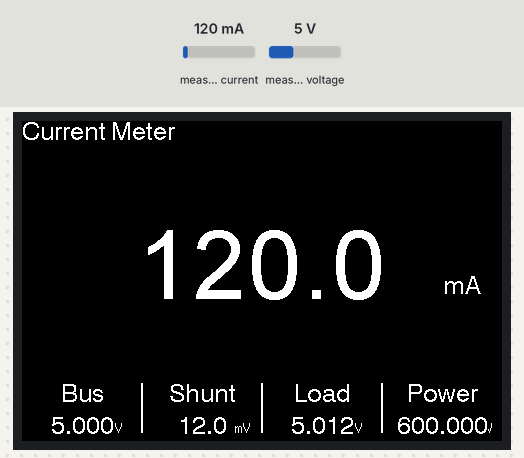
A sketch run on a simulated ESP32. Shown: 480×320 colour display. The test bench sets the inputs (shaded band); at power-on: measured current 120 mA, measured voltage 5 V. What the sketch prints to the serial monitor is not drawn.

Above: at 1.5 s.
1.6 s: measured current set to 40 mA
At 3.1 s:
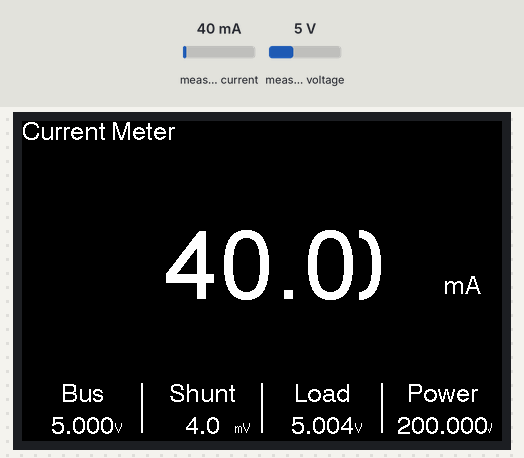
3.9 s: measured voltage set to 0.3 V
At 5.3 s:
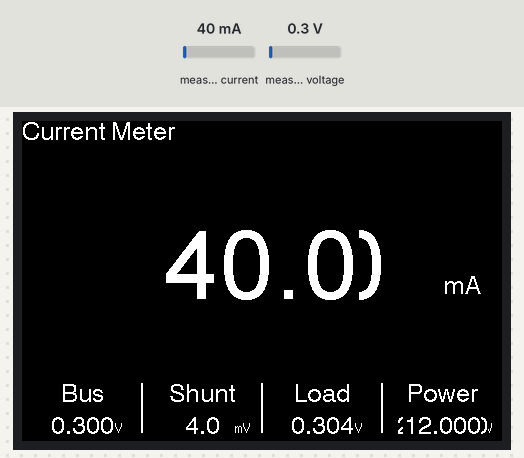
8.0 s: measured current set to 500 mA
At 9.7 s:
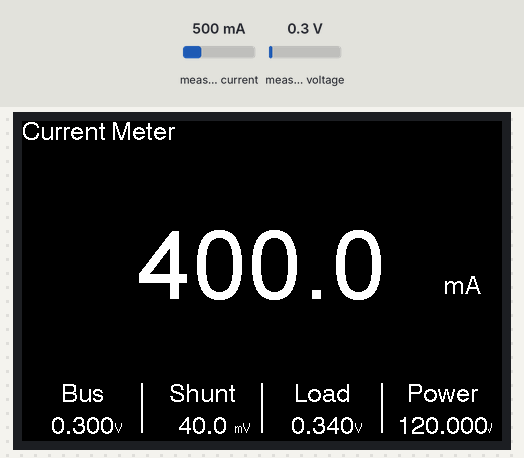
10.0 s: measured voltage set to 3.8 V
At 11.1 s:
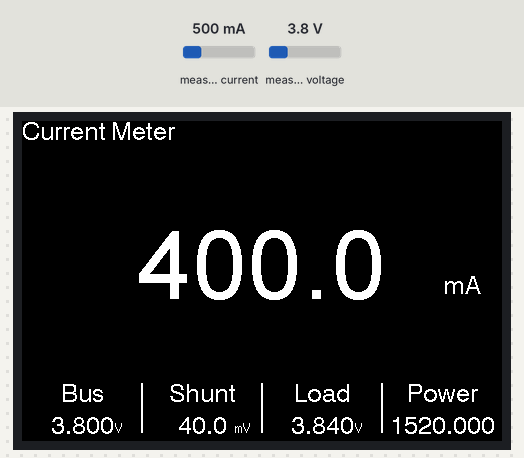
Timing chart, 0 to 13.0 s (numbered marks = the images above; inputs shaded):
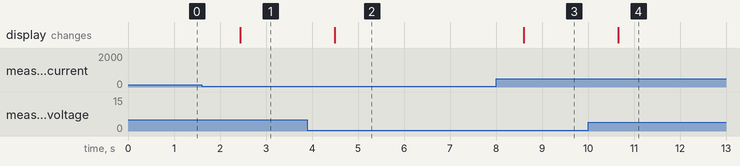

Measured:
- after the input at 1.6 s, the display: changes after 0.84 s (image 1)
- after the input at 3.9 s, the display: changes after 0.59 s (image 2)
- after the input at 8.0 s, the display: changes after 0.60 s (image 3)
- after the input at 10.0 s, the display: changes after 0.66 s (image 4)

The sketch:

currentmon-ina219.ino
```cpp
#define ENABLE_DISPLAY 1

#include <Wire.h>
#include <Adafruit_INA219.h>

#ifdef ENABLE_DISPLAY
#include <SPI.h>
#include <TFT_eSPI.h>

TFT_eSPI tft = TFT_eSPI();
#endif

Adafruit_INA219 ina219;

int paddingTextLarge;
int paddingTextSmall;

void drawFloatEx(float floatNumber, uint8_t decimal, int32_t x, int32_t y, uint8_t font);

void setup(void)
{
  Serial.begin(115200);
  while (!Serial) {
      delay(1);
  }
  Serial.println("Hello!");

#ifdef ENABLE_DISPLAY
  uint16_t calData[5] = { 476, 3159, 524, 3015, 7 };
  tft.setTouch(calData);

  tft.init();
  tft.setRotation(3);
  tft.fillScreen(TFT_BLACK);
  tft.setCursor(0, 0, 4);
  tft.setTextColor(TFT_WHITE, TFT_BLACK);
  tft.println("Current Meter\n");
#endif

  // Set the I2C port pins
  Wire.setPins(13, 14);

  // Initialize the INA219.
  // By default the initialization will use the largest range (32V, 2A).  However
  // you can call a setCalibration function to change this range (see comments).
  if (! ina219.begin())
  {
    Serial.println("Failed to find INA219 chip");
#ifdef ENABLE_DISPLAY
    tft.println("Failed to find INA219 chip");
#endif
    while (1) { delay(10); }
  }
  // To use a slightly lower 32V, 1A range (higher precision on amps):
  //ina219.setCalibration_32V_1A();
  // Or to use a lower 16V, 400mA range (higher precision on volts and amps):
  ina219.setCalibration_16V_400mA();

  Serial.println("Measuring voltage and current with INA219 ...");

#ifdef ENABLE_DISPLAY
  tft.setTextDatum(BC_DATUM);
  tft.drawString("mA", 440, 180);

  // Draw the table header
  tft.setTextDatum(MC_DATUM);

  // Calculate the text padding for the worst case
  paddingTextLarge = tft.textWidth("88.8", 8);
  paddingTextSmall = tft.textWidth("8.888", 4);

  int xpos = 0;
  int i = 0;
  for (xpos = tft.width()/4; xpos < tft.width(); xpos += tft.width()/4)
  {
    tft.drawString("|", xpos, 275);
    tft.drawString("|", xpos, 300);
  }

  String headerMeasure[4] = {"Bus", "Shunt", "Load", "Power"};
  String headerUnits[4] = {"V", "mV", "V", "mW"};
  for (i = 0, xpos = tft.width()/4/2; xpos < tft.width(); i++, xpos += tft.width()/4)
  {
    tft.setTextDatum(MC_DATUM);
    tft.drawString(headerMeasure[i], xpos, 275);
    tft.setTextDatum(BL_DATUM);
    tft.drawString(headerUnits[i], xpos + 2 + paddingTextSmall/2, 320 - 7 + 2, 2);
  }

  // Font 4 h=26, 19 + 7
  // Font 2 h=16, 11.7 + 4.3
  // To make base align of font 2 to font 4
  // xpos-base - 7 + 4
/*
  tft.setTextColor(TFT_WHITE, TFT_GREEN);
  tft.drawString("-", 10, 60, 4);
  tft.drawString(" ", 10, 70, 4);
  int w = tft.textWidth(" ", 4);
  tft.drawNumber(w, 10, 120, 4);
*/
#endif
}

void loop(void)
{
  float shuntvoltage_mV = 0;
  float busvoltage_V = 0;
  float current_mA = 0;
  float loadvoltage_V = 0;
  float power_mW = 0;

  shuntvoltage_mV = ina219.getShuntVoltage_mV();
  busvoltage_V = ina219.getBusVoltage_V();
  current_mA = ina219.getCurrent_mA();
  power_mW = ina219.getPower_mW();
  loadvoltage_V = busvoltage_V + (shuntvoltage_mV / 1000);

  Serial.print("Bus Voltage:   "); Serial.print(busvoltage_V, 5); Serial.println(" V");
  Serial.print("Shunt Voltage: "); Serial.print(shuntvoltage_mV, 5); Serial.println(" mV");
  Serial.print("Load Voltage:  "); Serial.print(loadvoltage_V, 5); Serial.println(" V");
  Serial.print("Current:       "); Serial.print(current_mA, 5); Serial.println(" mA");
  Serial.print("Power:         "); Serial.print(power_mW, 5); Serial.println(" mW");
  Serial.println("");

#ifdef ENABLE_DISPLAY
  tft.setTextDatum(BC_DATUM);
  tft.setTextPadding(paddingTextLarge);
  drawFloatEx(current_mA, 1, tft.width()/2, 180, 8);

  tft.setTextDatum(BC_DATUM);
  tft.setTextPadding(paddingTextSmall);

  int xpos = tft.width()/4/2;
  drawFloatEx(busvoltage_V, 3, xpos, 320, 4);
  xpos += tft.width()/4;
  drawFloatEx(shuntvoltage_mV, 1, xpos, 320, 4);
  xpos += tft.width()/4;
  drawFloatEx(loadvoltage_V, 3, xpos, 320, 4);
  xpos += tft.width()/4;
  drawFloatEx(power_mW, 3, xpos, 320, 4);

  uint16_t x = 0, y = 0; // To store the touch coordinates

  bool pressed = tft.getTouch(&x, &y);

  // Draw a white spot at the detected coordinates
  if (pressed) {
    //tft.fillCircle(x, y, 2, TFT_WHITE);
    Serial.print("x,y = ");
    Serial.print(x);
    Serial.print(",");
    Serial.println(y);
  }
#endif

  delay(2000);
}

#ifdef ENABLE_DISPLAY
void drawFloatEx(float floatNumber, uint8_t decimal, int32_t x, int32_t y, uint8_t font)
{
  uint16_t pad = tft.getTextPadding();
  uint8_t datum = tft.getTextDatum();

  tft.setTextDatum(BR_DATUM);
  tft.setTextPadding(8);
  // If the number is not negative add a space so it does not jump around
  if (floatNumber < 0)
    tft.drawString("-", x - pad/2, y, font);
  else
    tft.drawString(" ", x - pad/2, y, font);
  tft.setTextDatum(datum);
  tft.setTextPadding(pad);
  tft.drawFloat(abs(floatNumber), decimal, x, y, font);
}
#endif
```
